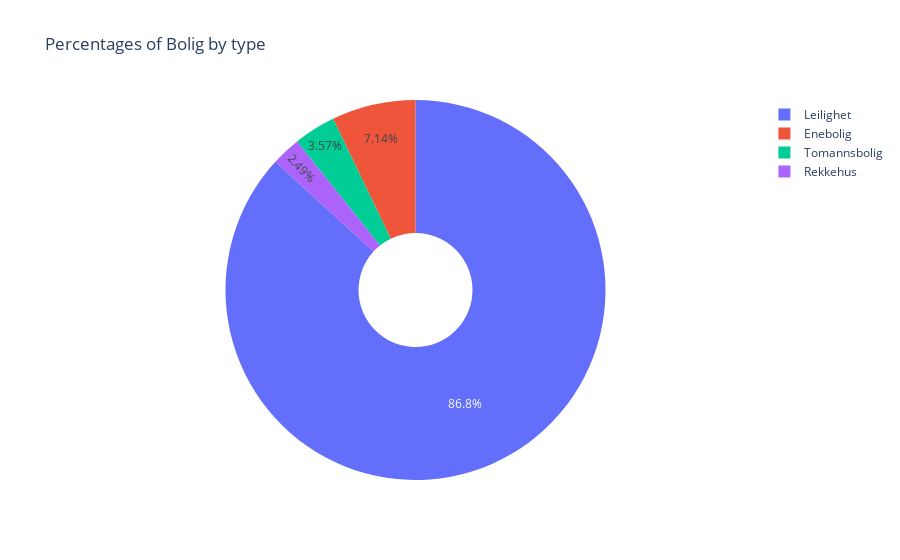

Source (notebook cell):
### Code cell
px.pie(df, names='Boligtype', hole=.3, title='Percentages of Bolig by type')

### Figure 1 — Plotly figure (JSON) as saved in the notebook; plotly's stock layout.template omitted (floating-point values rounded to 4 significant figures; data arrays with more than 128 entries replaced by an {"elided": "..."} marker saying what was removed)
{"data": [{"domain": {"x": [0, 1], "y": [0, 1]}, "hole": 0.3, "hovertemplate": "Boligtype=%{label}<extra></extra>", "labels": {"elided": "924 str values"}, "legendgroup": "", "name": "", "showlegend": true, "type": "pie"}], "layout": {"legend": {"tracegroupgap": 0}, "title": {"text": "Percentages of Bolig by type"}}}
